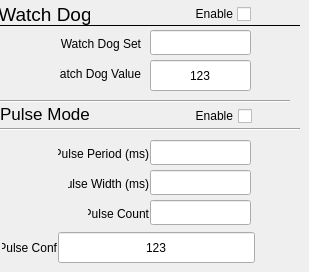
     <widget class="QWidget" name="tabWidgetPage2_2">
      <attribute name="title">
       <string>Pulse</string>
      </attribute>
      <widget class="caLineEdit" name="caLineEdit_15">
       <property name="geometry">
        <rect>
         <x>150</x>
         <y>60</y>
         <width>101</width>
         <height>31</height>
        </rect>
       </property>
       <property name="text">
        <string>123</string>
       </property>
       <property name="alignment">
        <set>Qt::AlignAbsolute|Qt::AlignCenter|Qt::AlignHCenter|Qt::AlignVCenter</set>
       </property>
       <property name="channel" stdset="0">
        <string notr="true">$(P):WDT</string>
       </property>
       <property name="foreground">
        <color>
         <red>195</red>
         <green>195</green>
         <blue>195</blue>
        </color>
       </property>
       <property name="background">
        <color>
         <red>58</red>
         <green>58</green>
         <blue>58</blue>
        </color>
       </property>
       <property name="colorMode">
        <enum>caLineEdit::Static</enum>
       </property>
       <property name="precision">
        <number>0</number>
       </property>
       <property name="fontScaleMode">
        <enum>caLineEdit::Height</enum>
       </property>
       <property name="formatType">
        <enum>caLineEdit::decimal</enum>
       </property>
      </widget>
      <widget class="caLabel" name="calabel_53">
       <property name="geometry">
        <rect>
         <x>88</x>
         <y>200</y>
         <width>61</width>
         <height>28</height>
        </rect>
       </property>
       <property name="text">
        <string>Pulse Count</string>
       </property>
       <property name="alignment">
        <set>Qt::AlignRight|Qt::AlignTrailing|Qt::AlignVCenter</set>
       </property>
       <property name="foreground">
        <color>
         <red>186</red>
         <green>186</green>
         <blue>186</blue>
        </color>
       </property>
       <property name="background">
        <color alpha="0">
         <red>160</red>
         <green>160</green>
         <blue>164</blue>
        </color>
       </property>
      </widget>
      <widget class="caLed" name="caled_9">
       <property name="geometry">
        <rect>
         <x>89</x>
         <y>2</y>
         <width>21</width>
         <height>21</height>
        </rect>
       </property>
       <property name="channel" stdset="0">
        <string notr="true">$(P):WS</string>
       </property>
       <property name="bitNr">
        <number>0</number>
       </property>
       <property name="falseColor">
        <color>
         <red>127</red>
         <green>126</green>
         <blue>125</blue>
        </color>
       </property>
       <property name="trueColor">
        <color>
         <red>255</red>
         <green>0</green>
         <blue>0</blue>
        </color>
       </property>
      </widget>
      <widget class="Line" name="line_4">
       <property name="geometry">
        <rect>
         <x>-10</x>
         <y>100</y>
         <width>300</width>
         <height>3</height>
        </rect>
       </property>
       <property name="orientation">
        <enum>Qt::Horizontal</enum>
       </property>
      </widget>
      <widget class="caTextEntry" name="caTextEntry_12">
       <property name="geometry">
        <rect>
         <x>150</x>
         <y>200</y>
         <width>101</width>
         <height>25</height>
        </rect>
       </property>
       <property name="sizePolicy">
        <sizepolicy hsizetype="Preferred" vsizetype="Preferred">
         <horstretch>0</horstretch>
         <verstretch>0</verstretch>
        </sizepolicy>
       </property>
       <property name="text">
        <string/>
       </property>
       <property name="alignment">
        <set>Qt::AlignCenter</set>
       </property>
       <property name="channel" stdset="0">
        <string notr="true">$(P):PCT</string>
       </property>
       <property name="foreground">
        <color>
         <red>0</red>
         <green>0</green>
         <blue>0</blue>
        </color>
       </property>
       <property name="background">
        <color>
         <red>0</red>
         <green>170</green>
         <blue>255</blue>
        </color>
       </property>
       <property name="colorMode">
        <enum>caLineEdit::Static</enum>
       </property>
       <property name="fontScaleMode">
        <enum>caLineEdit::Height</enum>
       </property>
       <property name="formatType">
        <enum>caLineEdit::decimal</enum>
       </property>
      </widget>
      <widget class="caTextEntry" name="caTextEntry_13">
       <property name="geometry">
        <rect>
         <x>150</x>
         <y>30</y>
         <width>101</width>
         <height>25</height>
        </rect>
       </property>
       <property name="sizePolicy">
        <sizepolicy hsizetype="Preferred" vsizetype="Preferred">
         <horstretch>0</horstretch>
         <verstretch>0</verstretch>
        </sizepolicy>
       </property>
       <property name="text">
        <string/>
       </property>
       <property name="alignment">
        <set>Qt::AlignCenter</set>
       </property>
       <property name="channel" stdset="0">
        <string notr="true">$(P):WDTS</string>
       </property>
       <property name="foreground">
        <color>
         <red>0</red>
         <green>0</green>
         <blue>0</blue>
        </color>
       </property>
       <property name="background">
        <color>
         <red>0</red>
         <green>170</green>
         <blue>255</blue>
        </color>
       </property>
       <property name="colorMode">
        <enum>caLineEdit::Static</enum>
       </property>
       <property name="fontScaleMode">
        <enum>caLineEdit::Height</enum>
       </property>
       <property name="formatType">
        <enum>caLineEdit::decimal</enum>
       </property>
      </widget>
      <widget class="caLabel" name="calabel_54">
       <property name="geometry">
        <rect>
         <x>2</x>
         <y>234</y>
         <width>55</width>
         <height>28</height>
        </rect>
       </property>
       <property name="text">
        <string>Pulse Conf</string>
       </property>
       <property name="alignment">
        <set>Qt::AlignRight|Qt::AlignTrailing|Qt::AlignVCenter</set>
       </property>
       <property name="foreground">
        <color>
         <red>186</red>
         <green>186</green>
         <blue>186</blue>
        </color>
       </property>
       <property name="background">
        <color alpha="0">
         <red>160</red>
         <green>160</green>
         <blue>164</blue>
        </color>
       </property>
      </widget>
      <widget class="caTextEntry" name="caTextEntry_14">
       <property name="geometry">
        <rect>
         <x>150</x>
         <y>170</y>
         <width>101</width>
         <height>25</height>
        </rect>
       </property>
       <property name="sizePolicy">
        <sizepolicy hsizetype="Preferred" vsizetype="Preferred">
         <horstretch>0</horstretch>
         <verstretch>0</verstretch>
        </sizepolicy>
       </property>
       <property name="text">
        <string/>
       </property>
       <property name="alignment">
        <set>Qt::AlignCenter</set>
       </property>
       <property name="channel" stdset="0">
        <string notr="true">$(P):PWID</string>
       </property>
       <property name="foreground">
        <color>
         <red>0</red>
         <green>0</green>
         <blue>0</blue>
        </color>
       </property>
       <property name="background">
        <color>
         <red>0</red>
         <green>170</green>
         <blue>255</blue>
        </color>
       </property>
       <property name="colorMode">
        <enum>caLineEdit::Static</enum>
       </property>
       <property name="fontScaleMode">
        <enum>caLineEdit::Height</enum>
       </property>
       <property name="formatType">
        <enum>caLineEdit::decimal</enum>
       </property>
      </widget>
      <widget class="caTextEntry" name="caTextEntry_15">
       <property name="geometry">
        <rect>
         <x>150</x>
         <y>140</y>
         <width>101</width>
         <height>25</height>
        </rect>
       </property>
       <property name="sizePolicy">
        <sizepolicy hsizetype="Preferred" vsizetype="Preferred">
         <horstretch>0</horstretch>
         <verstretch>0</verstretch>
        </sizepolicy>
       </property>
       <property name="text">
        <string/>
       </property>
       <property name="alignment">
        <set>Qt::AlignCenter</set>
       </property>
       <property name="channel" stdset="0">
        <string notr="true">$(P):PPER</string>
       </property>
       <property name="foreground">
        <color>
         <red>0</red>
         <green>0</green>
         <blue>0</blue>
        </color>
       </property>
       <property name="background">
        <color>
         <red>0</red>
         <green>170</green>
         <blue>255</blue>
        </color>
       </property>
       <property name="colorMode">
        <enum>caLineEdit::Static</enum>
       </property>
       <property name="fontScaleMode">
        <enum>caLineEdit::Height</enum>
       </property>
       <property name="formatType">
        <enum>caLineEdit::decimal</enum>
       </property>
      </widget>
      <widget class="caLabel" name="calabel_55">
       <property name="geometry">
        <rect>
         <x>58</x>
         <y>140</y>
         <width>91</width>
         <height>28</height>
        </rect>
       </property>
       <property name="text">
        <string>Pulse Period (ms)</string>
       </property>
       <property name="alignment">
        <set>Qt::AlignRight|Qt::AlignTrailing|Qt::AlignVCenter</set>
       </property>
       <property name="foreground">
        <color>
         <red>186</red>
         <green>186</green>
         <blue>186</blue>
        </color>
       </property>
       <property name="background">
        <color alpha="0">
         <red>160</red>
         <green>160</green>
         <blue>164</blue>
        </color>
       </property>
      </widget>
      <widget class="caLed" name="caled_11">
       <property name="geometry">
        <rect>
         <x>90</x>
         <y>100</y>
         <width>30</width>
         <height>30</height>
        </rect>
       </property>
       <property name="channel" stdset="0">
        <string notr="true">$(P):PULST</string>
       </property>
       <property name="bitNr">
        <number>0</number>
       </property>
       <property name="falseColor">
        <color>
         <red>127</red>
         <green>126</green>
         <blue>125</blue>
        </color>
       </property>
       <property name="trueColor">
        <color>
         <red>255</red>
         <green>0</green>
         <blue>0</blue>
        </color>
       </property>
      </widget>
      <widget class="Line" name="line_5">
       <property name="geometry">
        <rect>
         <x>0</x>
         <y>24</y>
         <width>300</width>
         <height>3</height>
        </rect>
       </property>
       <property name="frameShadow">
        <enum>QFrame::Plain</enum>
       </property>
       <property name="orientation">
        <enum>Qt::Horizontal</enum>
       </property>
      </widget>
      <widget class="caLabel" name="calabel_56">
       <property name="geometry">
        <rect>
         <x>60</x>
         <y>60</y>
         <width>81</width>
         <height>28</height>
        </rect>
       </property>
       <property name="text">
        <string>Watch Dog Value</string>
       </property>
       <property name="alignment">
        <set>Qt::AlignRight|Qt::AlignTrailing|Qt::AlignVCenter</set>
       </property>
       <property name="foreground">
        <color>
         <red>186</red>
         <green>186</green>
         <blue>186</blue>
        </color>
       </property>
       <property name="background">
        <color alpha="0">
         <red>160</red>
         <green>160</green>
         <blue>164</blue>
        </color>
       </property>
      </widget>
      <widget class="caLabel" name="calabel_59">
       <property name="geometry">
        <rect>
         <x>60</x>
         <y>30</y>
         <width>81</width>
         <height>28</height>
        </rect>
       </property>
       <property name="text">
        <string>Watch Dog Set</string>
       </property>
       <property name="alignment">
        <set>Qt::AlignRight|Qt::AlignTrailing|Qt::AlignVCenter</set>
       </property>
       <property name="foreground">
        <color>
         <red>186</red>
         <green>186</green>
         <blue>186</blue>
        </color>
       </property>
       <property name="background">
        <color alpha="0">
         <red>160</red>
         <green>160</green>
         <blue>164</blue>
        </color>
       </property>
      </widget>
      <widget class="caLabel" name="calabel_62">
       <property name="geometry">
        <rect>
         <x>0</x>
         <y>100</y>
         <width>90</width>
         <height>28</height>
        </rect>
       </property>
       <property name="font">
        <font>
         <pointsize>13</pointsize>
        </font>
       </property>
       <property name="text">
        <string>Pulse Mode</string>
       </property>
       <property name="alignment">
        <set>Qt::AlignCenter</set>
       </property>
       <property name="foreground">
        <color>
         <red>176</red>
         <green>176</green>
         <blue>176</blue>
        </color>
       </property>
       <property name="background">
        <color alpha="0">
         <red>160</red>
         <green>160</green>
         <blue>164</blue>
        </color>
       </property>
      </widget>
      <widget class="caToggleButton" name="catogglebutton_5">
       <property name="geometry">
        <rect>
         <x>238</x>
         <y>106</y>
         <width>20</width>
         <height>20</height>
        </rect>
       </property>
       <property name="channel" stdset="0">
        <string notr="true">$(P):PON</string>
       </property>
      </widget>
      <widget class="caLabel" name="calabel_63">
       <property name="geometry">
        <rect>
         <x>0</x>
         <y>0</y>
         <width>90</width>
         <height>28</height>
        </rect>
       </property>
       <property name="font">
        <font>
         <pointsize>14</pointsize>
        </font>
       </property>
       <property name="text">
        <string>Watch Dog</string>
       </property>
       <property name="alignment">
        <set>Qt::AlignCenter</set>
       </property>
       <property name="foreground">
        <color>
         <red>176</red>
         <green>176</green>
         <blue>176</blue>
        </color>
       </property>
       <property name="background">
        <color alpha="0">
         <red>160</red>
         <green>160</green>
         <blue>164</blue>
        </color>
       </property>
      </widget>
      <widget class="Line" name="line_6">
       <property name="geometry">
        <rect>
         <x>0</x>
         <y>128</y>
         <width>300</width>
         <height>3</height>
        </rect>
       </property>
       <property name="orientation">
        <enum>Qt::Horizontal</enum>
       </property>
      </widget>
      <widget class="caLabel" name="calabel_64">
       <property name="geometry">
        <rect>
         <x>192</x>
         <y>106</y>
         <width>41</width>
         <height>20</height>
        </rect>
       </property>
       <property name="text">
        <string>Enable</string>
       </property>
       <property name="alignment">
        <set>Qt::AlignRight|Qt::AlignTrailing|Qt::AlignVCenter</set>
       </property>
       <property name="foreground">
        <color>
         <red>186</red>
         <green>186</green>
         <blue>186</blue>
        </color>
       </property>
       <property name="background">
        <color alpha="0">
         <red>160</red>
         <green>160</green>
         <blue>164</blue>
        </color>
       </property>
      </widget>
      <widget class="caLabel" name="calabel_65">
       <property name="geometry">
        <rect>
         <x>192</x>
         <y>4</y>
         <width>41</width>
         <height>20</height>
        </rect>
       </property>
       <property name="text">
        <string>Enable</string>
       </property>
       <property name="alignment">
        <set>Qt::AlignRight|Qt::AlignTrailing|Qt::AlignVCenter</set>
       </property>
       <property name="foreground">
        <color>
         <red>186</red>
         <green>186</green>
         <blue>186</blue>
        </color>
       </property>
       <property name="background">
        <color alpha="0">
         <red>160</red>
         <green>160</green>
         <blue>164</blue>
        </color>
       </property>
      </widget>
      <widget class="caLineEdit" name="caLineEdit_16">
       <property name="geometry">
        <rect>
         <x>58</x>
         <y>232</y>
         <width>197</width>
         <height>31</height>
        </rect>
       </property>
       <property name="text">
        <string>123</string>
       </property>
       <property name="alignment">
        <set>Qt::AlignAbsolute|Qt::AlignCenter|Qt::AlignHCenter|Qt::AlignVCenter</set>
       </property>
       <property name="channel" stdset="0">
        <string notr="true">$(P):PULSCONF</string>
       </property>
       <property name="foreground">
        <color>
         <red>195</red>
         <green>195</green>
         <blue>195</blue>
        </color>
       </property>
       <property name="background">
        <color>
         <red>58</red>
         <green>58</green>
         <blue>58</blue>
        </color>
       </property>
       <property name="colorMode">
        <enum>caLineEdit::Static</enum>
       </property>
       <property name="precision">
        <number>0</number>
       </property>
       <property name="fontScaleMode">
        <enum>caLineEdit::Height</enum>
       </property>
       <property name="formatType">
        <enum>caLineEdit::decimal</enum>
       </property>
      </widget>
      <widget class="caLabel" name="calabel_66">
       <property name="geometry">
        <rect>
         <x>68</x>
         <y>170</y>
         <width>81</width>
         <height>28</height>
        </rect>
       </property>
       <property name="text">
        <string>Pulse Width (ms)</string>
       </property>
       <property name="alignment">
        <set>Qt::AlignRight|Qt::AlignTrailing|Qt::AlignVCenter</set>
       </property>
       <property name="foreground">
        <color>
         <red>186</red>
         <green>186</green>
         <blue>186</blue>
        </color>
       </property>
       <property name="background">
        <color alpha="0">
         <red>160</red>
         <green>160</green>
         <blue>164</blue>
        </color>
       </property>
      </widget>
      <widget class="caToggleButton" name="catogglebutton_3">
       <property name="geometry">
        <rect>
         <x>237</x>
         <y>4</y>
         <width>16</width>
         <height>21</height>
        </rect>
       </property>
       <property name="channel" stdset="0">
        <string notr="true">$(P):WE</string>
       </property>
      </widget>
     </widget>
